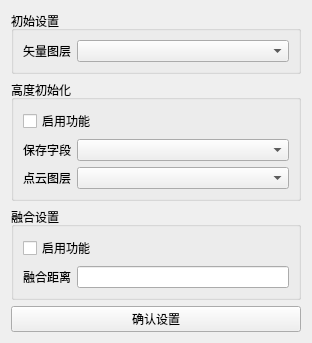
<?xml version="1.0" encoding="UTF-8"?>
<ui version="4.0">
 <class>Form</class>
 <widget class="QWidget" name="Form">
  <property name="geometry">
   <rect>
    <x>0</x>
    <y>0</y>
    <width>312</width>
    <height>281</height>
   </rect>
  </property>
  <property name="windowTitle">
   <string>设置</string>
  </property>
  <layout class="QVBoxLayout" name="verticalLayout">
   <item>
    <widget class="QGroupBox" name="initialset">
     <property name="title">
      <string>初始设置</string>
     </property>
     <layout class="QFormLayout" name="formLayout_3">
      <item row="0" column="0">
       <widget class="QLabel" name="vector">
        <property name="text">
         <string>矢量图层</string>
        </property>
       </widget>
      </item>
      <item row="0" column="1">
       <widget class="QComboBox" name="vectorcombo"/>
      </item>
     </layout>
    </widget>
   </item>
   <item>
    <widget class="QGroupBox" name="heightset">
     <property name="title">
      <string>高度初始化</string>
     </property>
     <layout class="QFormLayout" name="formLayout">
      <item row="0" column="0" colspan="2">
       <widget class="QCheckBox" name="heightcheckBox">
        <property name="text">
         <string>启用功能</string>
        </property>
       </widget>
      </item>
      <item row="1" column="0">
       <widget class="QLabel" name="field">
        <property name="maximumSize">
         <size>
          <width>1677721</width>
          <height>1677721</height>
         </size>
        </property>
        <property name="text">
         <string>保存字段</string>
        </property>
       </widget>
      </item>
      <item row="1" column="1">
       <widget class="QComboBox" name="fieldcombo"/>
      </item>
      <item row="2" column="0">
       <widget class="QLabel" name="pointcloud">
        <property name="text">
         <string>点云图层</string>
        </property>
       </widget>
      </item>
      <item row="2" column="1">
       <widget class="QComboBox" name="pointcloudcombo"/>
      </item>
     </layout>
    </widget>
   </item>
   <item>
    <widget class="QGroupBox" name="mergeset">
     <property name="title">
      <string>融合设置</string>
     </property>
     <layout class="QFormLayout" name="formLayout_2">
      <item row="0" column="0" colspan="2">
       <widget class="QCheckBox" name="mergecheckBox">
        <property name="text">
         <string>启用功能</string>
        </property>
       </widget>
      </item>
      <item row="1" column="0">
       <widget class="QLabel" name="merge">
        <property name="text">
         <string>融合距离</string>
        </property>
       </widget>
      </item>
      <item row="1" column="1">
       <widget class="QLineEdit" name="mergelineEdit"/>
      </item>
     </layout>
    </widget>
   </item>
   <item>
    <widget class="QPushButton" name="setting">
     <property name="text">
      <string>确认设置</string>
     </property>
    </widget>
   </item>
  </layout>
 </widget>
 <resources/>
 <connections/>
</ui>
